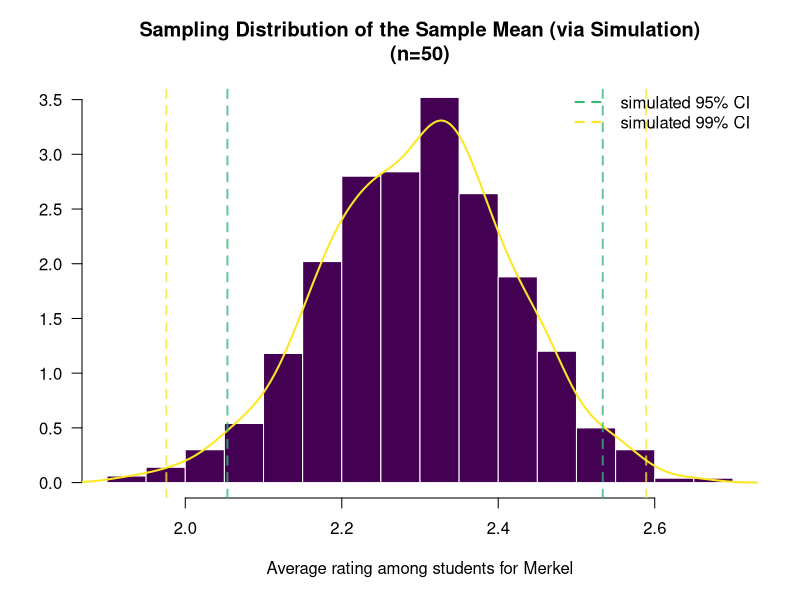
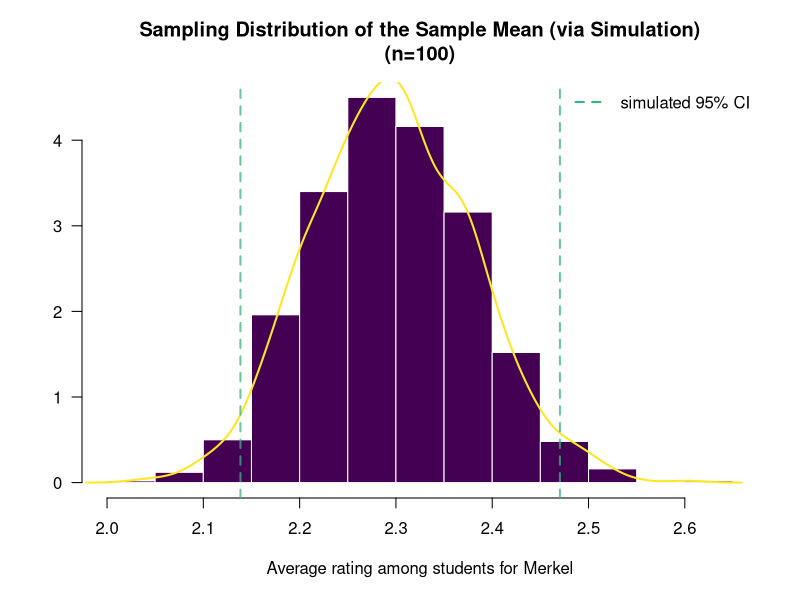
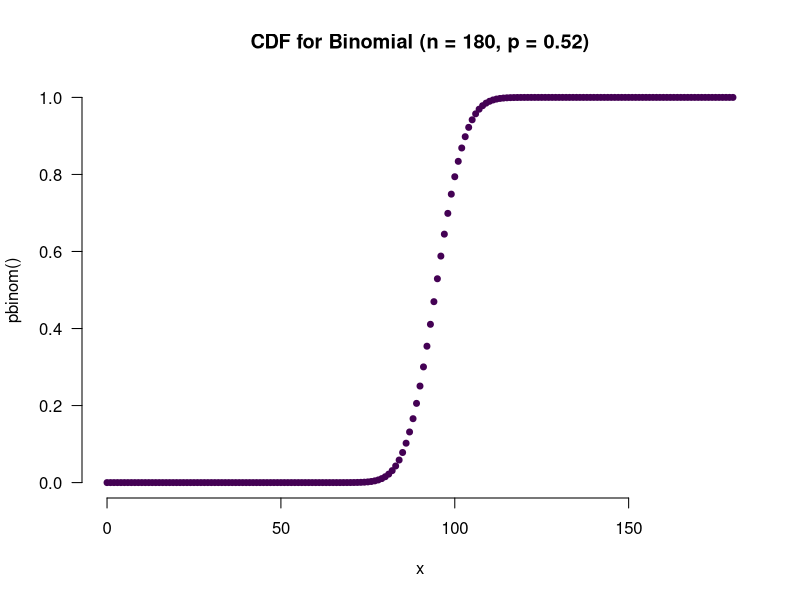
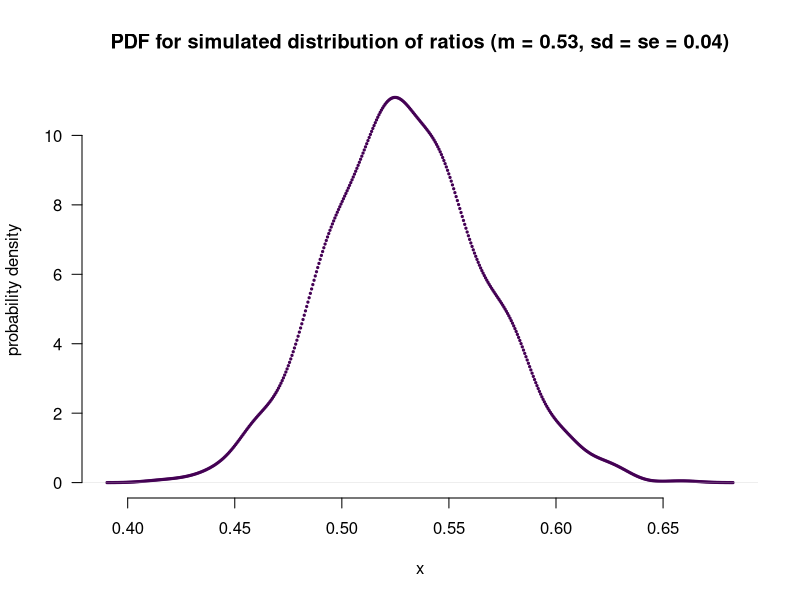

Source code (R) for these figures, in order:
## ---- chunk 1
# The first line sets an option for the final document that can be produced from
# the .Rmd file. Don't worry about it.
knitr::opts_chunk$set(echo = TRUE)

# The next bit (lines 22-43) is quite powerful and useful. 
# First you define which packages you need for your analysis and assign it to 
# the p_needed object. 
p_needed <-
  c("viridis")

# Now you check which packages are already installed on your computer.
# The function installed.packages() returns a vector with all the installed 
# packages.
packages <- rownames(installed.packages())
# Then you check which of the packages you need are not installed on your 
# computer yet. Essentially you compare the vector p_needed with the vector
# packages. The result of this comparison is assigned to p_to_install.
p_to_install <- p_needed[!(p_needed %in% packages)]
# If at least one element is in p_to_install you then install those missing
# packages.
if (length(p_to_install) > 0) {
  install.packages(p_to_install)
}
# Now that all packages are installed on the computer, you can load them for
# this project. Additionally the expression returns whether the packages were
# successfully loaded.
sapply(p_needed, require, character.only = TRUE)
## ---- chunk 2

# initialize sample parameters
m_sample <- 2.3 # mean of sample
sd_sample <- 0.86 #standard deviation of sample
n_sample_sm <- 50 #sample size (sm: small sample)

# calculate standard error of mean
se_sample_sm <- sd_sample / sqrt(n_sample_sm)

# calculate 95% CI using the analytical approach
ci_95_l_sm <- m_sample + qnorm(0.025,0,1) * se_sample_sm
ci_95_u_sm <- m_sample + qnorm(0.975,0,1) * se_sample_sm
ci_95_an_sm <- c(ci_95_l_sm, ci_95_u_sm)

# calculate 99% CI using the analytical approach 
ci_99_l_sm <- m_sample + qnorm(0.005,0,1) * se_sample_sm
ci_99_u_sm <- m_sample + qnorm(0.995,0,1) * se_sample_sm
ci_99_an_sm <- c(ci_99_l_sm, ci_99_u_sm)

# present the results for both CIs in a table.
t_sample <- matrix(NA, 2, 2)
t_sample[1, ] <- ci_95_an_sm
t_sample[2, ] <- ci_99_an_sm
rownames(t_sample) <- c("analytical 95% CI", "analytical 99% CI")
colnames(t_sample) <- c("lower bound", "upper bound")
knitr::kable(t_sample)

## ---- chunk 3

# initialize the sample size
n_sample_l <- 100 ##sample size (l: larger sample)

# re-calculate standard error of mean
se_sample_l <- sd_sample / sqrt(n_sample_l)

# calculate 95% CI using the analytical approach
ci_95_l_l <- m_sample + qnorm(0.025,0,1) * se_sample_l
ci_95_u_l <- m_sample + qnorm(0.975,0,1) * se_sample_l
ci_95_an_l <- c(ci_95_l_l, ci_95_u_l)

# compare results for both sample sizes in a table
t_sample <- matrix(NA, 2, 2)
t_sample[1, ] <- ci_95_an_sm #n=50
t_sample[2, ] <- ci_95_an_l #n=100
rownames(t_sample) <- c("analytical 95% CI (n=50)", "analytical 95% CI (n=100)")
colnames(t_sample) <- c("lower bound", "upper bound")
knitr::kable(t_sample)

## ---- chunk 4

### initialize parameter for #samples
n_sim <- 1000 

### generate sampling distribution using the parametric simulation (with SE as standard deviation of normal distribution)

#(1) small sample: n=50
sample_sim_sm <- rnorm(n = n_sim, # taking n_sim draws from sampling distribution 
                    mean = m_sample, 
                    sd = se_sample_sm) #standard error for sample with n=50

#(2) larger sample: n=100
sample_sim_l <- rnorm(n = n_sim, # taking n_sim draws from sampling distribution 
                    mean = m_sample, 
                    sd = se_sample_l) #standard error for sample with n=100

### calculate empirical quantiles from the distribution

#(1) small sample: n=50
ci_95_sim_sm <- quantile(sample_sim_sm, c(0.025, 0.975)) #95% CI
ci_99_sim_sm <- quantile(sample_sim_sm, c(0.005, 0.995)) #99% CI

#(2) larger sample: n=100 (only 95% CI)
ci_95_sim_l <- quantile(sample_sim_l, c(0.025, 0.975)) #95% CI

### plot simulated sampling distribution with CIs

#(1) small sample: n=50
hist(x = sample_sim_sm,
     main = "Sampling Distribution of the Sample Mean (via Simulation)\n(n=50)",
     xlab = "Average rating among students for Merkel",
     las = 1, # position of axis labels: horizontal
     col = viridis(2)[1],
     border = F,
     breaks = 20, 
     freq = FALSE,
     #yaxt = "n", # plot y axis or not
     ylab = ""
     )

# add lines for density
lines(density(sample_sim_sm),
      col = viridis(2)[2],
      lwd = 2)

# add lines for 95% CI
abline(v = ci_95_sim_sm, #abline used to draw lines within a plot
       col = adjustcolor(viridis(4)[3], alpha = 0.75), # alpha for transparency
       lwd = 2, 
       lty = 2)

# add lines for 99% CI
abline(v = ci_99_sim_sm, 
       col = adjustcolor(viridis(4)[4], alpha = 0.75), 
       lwd = 2, #line width
       lty = 2) #line type: 2=dashed

# add a legend
legend("topright",
       bty = "n",
       col = viridis(4)[3:4], 
       lwd = 2,
       lty = 2,
       legend = c("simulated 95% CI",
                  "simulated 99% CI"))

#(2) larger sample: n=100 (only 95% CI)
hist(x = sample_sim_l,
     main = "Sampling Distribution of the Sample Mean (via Simulation)\n(n=100)",
     xlab = "Average rating among students for Merkel",
     las = 1, # position of axis labels: horizontal
     col = viridis(2)[1],
     border = F,
     breaks = 20, 
     freq = FALSE,
     #yaxt = "n", # plot y axis or not
     ylab = ""
     )

# add lines for density
lines(density(sample_sim_l),
      col = viridis(2)[2],
      lwd = 2)

# add lines for 95% CI
abline(v = ci_95_sim_l, #abline used to draw lines within a plot
       col = adjustcolor(viridis(4)[3], alpha = 0.75), # alpha for transparency
       lwd = 2, 
       lty = 2)

# add a legend
legend("topright",
       bty = "n",
       col = viridis(4)[3], 
       lwd = 2,
       lty = 2,
       legend = c("simulated 95% CI"))

### Difference between simulated and analytical CIs: present the results for both CIs in a table

# initialize matrix
t_sample <- matrix(NA, 3, 6)

#(1) small sample: n=50
t_sample[1, ] <- c(ci_95_sim_sm, ci_95_an_sm, ci_95_sim_sm - ci_95_an_sm) 
t_sample[2, ] <- c(ci_99_sim_sm, ci_99_an_sm, ci_99_sim_sm - ci_99_an_sm)

#(2) larger sample: n=100 (only 95% CI)
t_sample[3, ] <- c(ci_95_sim_l, ci_95_an_l, ci_95_sim_l - ci_95_an_l)

rownames(t_sample) <- c("95% CI (n=50)", "99% CI (n=50)", "95% CI (n=100)")
colnames(t_sample) <- c("lower bound sim", "upper bound sim",
                        "lower bound an", "upper bound an",
                        "lower bound diff", "upper bound diff")
knitr::kable(t_sample)

## ---- chunk 5

# initialize distribution parameters
m_pop_iq <- 100 #population mean
sd_pop_iq <- 19 #population sd
n_sam_iq <- 40 #sample size
m_sam_iq <- 117 #sample mean

# standard error of the estimate of the pop mean
se_iq <- sd_pop_iq / sqrt(n_sam_iq)
se_iq

## ---- chunk 6

# mean iq of sample +- standard error of the mean
bnd_sam_iq <- c(m_sam_iq - se_iq, m_sam_iq + se_iq)
bnd_sam_iq

# mean iq of sample +- standard error of the mean * 1.96
ci_low <- m_sam_iq + qnorm(0.025, 0, 1) * se_iq
ci_up <-  m_sam_iq + qnorm(0.975, 0, 1) * se_iq
bnd_sam_iq_95 <- c(ci_low, ci_up)
bnd_sam_iq_95

## compare results in a table

# initialize matrix
t_sample <- matrix(NA, 2, 2)
t_sample[1, ] <- bnd_sam_iq 
t_sample[2, ] <- bnd_sam_iq_95

rownames(t_sample) <- c("mean +/- standard error", "mean +/- 1.96 * standard error")
colnames(t_sample) <- c("lower bound", "upper bound")
knitr::kable(t_sample)

## ---- chunk 7

# initialize parameters
sam_n <- 180
pop_m <- 0.68
sam_m <- 95/sam_n #sample share/prob for yes #0.5277778
pop_m_cnt <- pop_m * sam_n

## Option (1): calculating the probability based on a binomial distribution

# probability of population mean being > .68
prob_pop_1 <- pbinom(pop_m_cnt, sam_n, sam_m, lower.tail = F)

# plot CDF of binomail distribution
x_values <- c(0:180)
plot(x = x_values, 
     y = pbinom(x_values, size = sam_n, prob = sam_m),
     type = "p",
     main = "CDF for Binomial (n = 180, p = 0.52)",
     xlab = "x",
     ylab = "pbinom()",
     bty = "n",
     las = 1,
     pch = 19, 
     cex = 0.8, 
     col = viridis(1),
     frame = F
)

## Option (2): calculating the probability based on the normally distributed sampling distribution using the standard error of proportions

# initialize parameters
n_sim <- 1000

# standard error for proportions
sam_se <- sqrt(sam_m * (1-sam_m) / sam_n) #[1] 0.03721024

# probability of mean >= 0.68: assume normally distributed sampling distribution of ratios
prob_pop_2 <- 1 - pnorm(0.68, sam_m, sam_se)

# plot PDF of sampling distribution of ratio
x_values <- c(0:200) 
plot(density(rnorm(n_sim, sam_m, sam_se)), #draw sample (from assumed normal distribution)
     #y = pbinom(x_values, size = sam_n, p = sam_m),
     type = "p",
     main = "PDF for simulated distribution of ratios (m = 0.53, sd = se = 0.04)",
     xlab = "x",
     ylab = "probability density",
     bty = "n",
     las = 1,
     pch = 19, 
     cex = 0.3, 
     col = viridis(1),
     frame = F
     )

## compare results in a table

# initialize matrix
t_sample <- matrix(NA, 2, 1)
t_sample[1, ] <- prob_pop_1*100 
t_sample[2, ] <- prob_pop_2*100

rownames(t_sample) <- c("probability according to binomial distribution", 
                        "probability according to normal sampling distribution")
colnames(t_sample) <- c("(%)")
knitr::kable(t_sample)

## ---- chunk 8
# majority: probability of people voting 'yes' is > 50%

## Option (1): calculating the probability based on a binomial distribution
prop_maj_1 <- pbinom(0.5*sam_n, sam_n, sam_m, lower.tail = F)

## Option (2): calculating the probability based on the normally distributed sampling distribution using the standard error of proportions
prop_maj_2 <- 1 - pnorm(0.50, sam_m, sam_se) # 1 - P(X <= 0.5) = P(X > 0.5)

## compare results in a table

# initialize matrix
t_sample <- matrix(NA, 2, 1)
t_sample[1, ] <- prop_maj_1*100 
t_sample[2, ] <- prop_maj_2*100

rownames(t_sample) <- c("probability according to binomial distribution", 
                        "probability according to normal sampling distribution")
colnames(t_sample) <- c("(%)")
knitr::kable(t_sample) 

